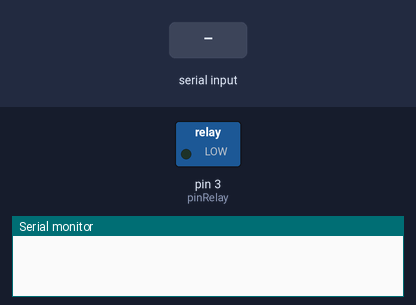
A sketch run on a simulated Arduino Uno, built with avr-gcc and run on an emulated ATmega328P. On the bench: switched loads named in the sketch (green lamp = pin HIGH), the last lines printed to the serial monitor. The inputs (shaded band) are chosen by the test bench.

Above: at 1.2 s.
1.3 s: "o" received over Serial
At 2.1 s:
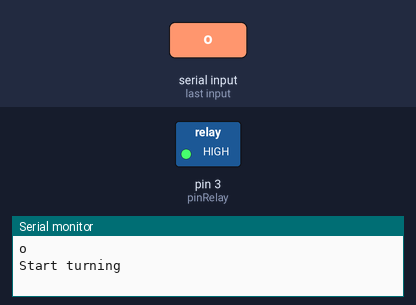
2.8 s: "f" received over Serial
At 3.2 s:
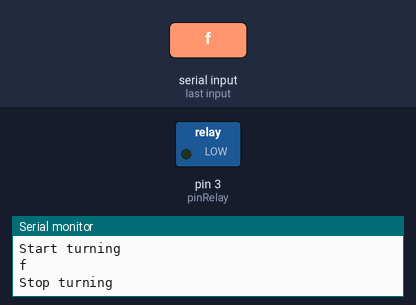
Timing chart, 0 to 5.8 s (numbered marks = the images above; inputs shaded):
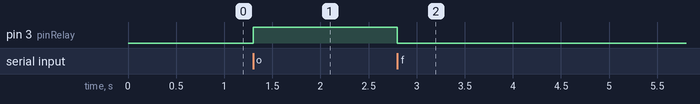

Measured:
- after the input at 1.3 s, pin 3 (pinRelay): LOW → HIGH at once
- after the input at 2.8 s, pin 3 (pinRelay): HIGH → LOW at once

The sketch:

DC.ino
```cpp
const int pinRelay = 3;
byte c = 0;
char b = 'a';

void setup() {
  // put your setup code here, to run once:
  Serial.begin(9600);
  pinMode(pinRelay, OUTPUT);
}

void loop() {
  // put your main code here, to run repeatedly:
  while(Serial.available()) {
    b = Serial.read();
    Serial.println(b);

    if(b =='o') {
      digitalWrite(pinRelay, HIGH);
      Serial.println("Start turning");
    }else if (b == 'f'){
      digitalWrite(pinRelay, LOW);
      Serial.println("Stop turning");
    }
  }
}
```
